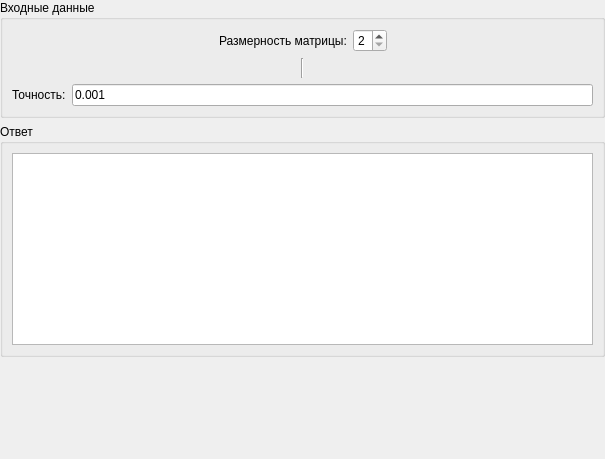
<?xml version="1.0" encoding="UTF-8"?>
<ui version="4.0">
 <class>EquationsSystemsFrame</class>
 <widget class="QWidget" name="EquationsSystemsFrame">
  <property name="enabled">
   <bool>true</bool>
  </property>
  <property name="geometry">
   <rect>
    <x>0</x>
    <y>0</y>
    <width>605</width>
    <height>459</height>
   </rect>
  </property>
  <property name="sizePolicy">
   <sizepolicy hsizetype="Preferred" vsizetype="Preferred">
    <horstretch>0</horstretch>
    <verstretch>0</verstretch>
   </sizepolicy>
  </property>
  <property name="minimumSize">
   <size>
    <width>0</width>
    <height>0</height>
   </size>
  </property>
  <property name="windowTitle">
   <string>Form</string>
  </property>
  <layout class="QGridLayout" name="gridLayout" columnstretch="0">
   <property name="sizeConstraint">
    <enum>QLayout::SetDefaultConstraint</enum>
   </property>
   <property name="leftMargin">
    <number>0</number>
   </property>
   <property name="topMargin">
    <number>0</number>
   </property>
   <property name="rightMargin">
    <number>0</number>
   </property>
   <property name="bottomMargin">
    <number>0</number>
   </property>
   <property name="verticalSpacing">
    <number>6</number>
   </property>
   <item row="0" column="0">
    <widget class="QGroupBox" name="inputGroupBox">
     <property name="sizePolicy">
      <sizepolicy hsizetype="Preferred" vsizetype="Fixed">
       <horstretch>0</horstretch>
       <verstretch>0</verstretch>
      </sizepolicy>
     </property>
     <property name="autoFillBackground">
      <bool>false</bool>
     </property>
     <property name="title">
      <string>Входные данные</string>
     </property>
     <layout class="QVBoxLayout" name="verticalLayout_2">
      <item>
       <layout class="QGridLayout" name="spinGrid">
        <item row="0" column="3">
         <spacer name="horizontalSpacer_2">
          <property name="orientation">
           <enum>Qt::Horizontal</enum>
          </property>
          <property name="sizeHint" stdset="0">
           <size>
            <width>40</width>
            <height>20</height>
           </size>
          </property>
         </spacer>
        </item>
        <item row="0" column="0">
         <spacer name="horizontalSpacer">
          <property name="orientation">
           <enum>Qt::Horizontal</enum>
          </property>
          <property name="sizeHint" stdset="0">
           <size>
            <width>40</width>
            <height>20</height>
           </size>
          </property>
         </spacer>
        </item>
        <item row="0" column="2">
         <widget class="QSpinBox" name="matrixSizeSpin">
          <property name="readOnly">
           <bool>false</bool>
          </property>
          <property name="minimum">
           <number>2</number>
          </property>
          <property name="maximum">
           <number>8</number>
          </property>
         </widget>
        </item>
        <item row="0" column="1">
         <widget class="QLabel" name="label_2">
          <property name="text">
           <string>Размерность матрицы:</string>
          </property>
         </widget>
        </item>
       </layout>
      </item>
      <item>
       <layout class="QGridLayout" name="gridLayout_3" columnstretch="0,0,0,0,0">
        <item row="1" column="4">
         <spacer name="horizontalSpacer_4">
          <property name="orientation">
           <enum>Qt::Horizontal</enum>
          </property>
          <property name="sizeHint" stdset="0">
           <size>
            <width>40</width>
            <height>20</height>
           </size>
          </property>
         </spacer>
        </item>
        <item row="1" column="3">
         <layout class="QGridLayout" name="parametersGrid">
          <property name="spacing">
           <number>5</number>
          </property>
         </layout>
        </item>
        <item row="1" column="2">
         <widget class="Line" name="line">
          <property name="orientation">
           <enum>Qt::Vertical</enum>
          </property>
         </widget>
        </item>
        <item row="1" column="0">
         <spacer name="horizontalSpacer_3">
          <property name="orientation">
           <enum>Qt::Horizontal</enum>
          </property>
          <property name="sizeHint" stdset="0">
           <size>
            <width>40</width>
            <height>20</height>
           </size>
          </property>
         </spacer>
        </item>
        <item row="1" column="1">
         <layout class="QGridLayout" name="matrixGrid">
          <property name="spacing">
           <number>5</number>
          </property>
         </layout>
        </item>
       </layout>
      </item>
      <item>
       <layout class="QFormLayout" name="formLayout">
        <item row="0" column="0">
         <widget class="QLabel" name="label_3">
          <property name="text">
           <string>Точность:</string>
          </property>
         </widget>
        </item>
        <item row="0" column="1">
         <widget class="QLineEdit" name="EpsilonEdit">
          <property name="text">
           <string>0.001</string>
          </property>
         </widget>
        </item>
       </layout>
      </item>
     </layout>
    </widget>
   </item>
   <item row="2" column="0" alignment="Qt::AlignTop">
    <widget class="QGroupBox" name="outputGroupBox">
     <property name="sizePolicy">
      <sizepolicy hsizetype="Preferred" vsizetype="Fixed">
       <horstretch>0</horstretch>
       <verstretch>0</verstretch>
      </sizepolicy>
     </property>
     <property name="autoFillBackground">
      <bool>false</bool>
     </property>
     <property name="title">
      <string>Ответ</string>
     </property>
     <layout class="QGridLayout" name="gridLayout_2">
      <property name="topMargin">
       <number>9</number>
      </property>
      <item row="0" column="0">
       <widget class="QPlainTextEdit" name="answerEdit">
        <property name="font">
         <font>
          <family>Courier New</family>
         </font>
        </property>
        <property name="readOnly">
         <bool>true</bool>
        </property>
       </widget>
      </item>
     </layout>
    </widget>
   </item>
  </layout>
 </widget>
 <tabstops>
  <tabstop>matrixSizeSpin</tabstop>
 </tabstops>
 <resources/>
 <connections/>
</ui>
